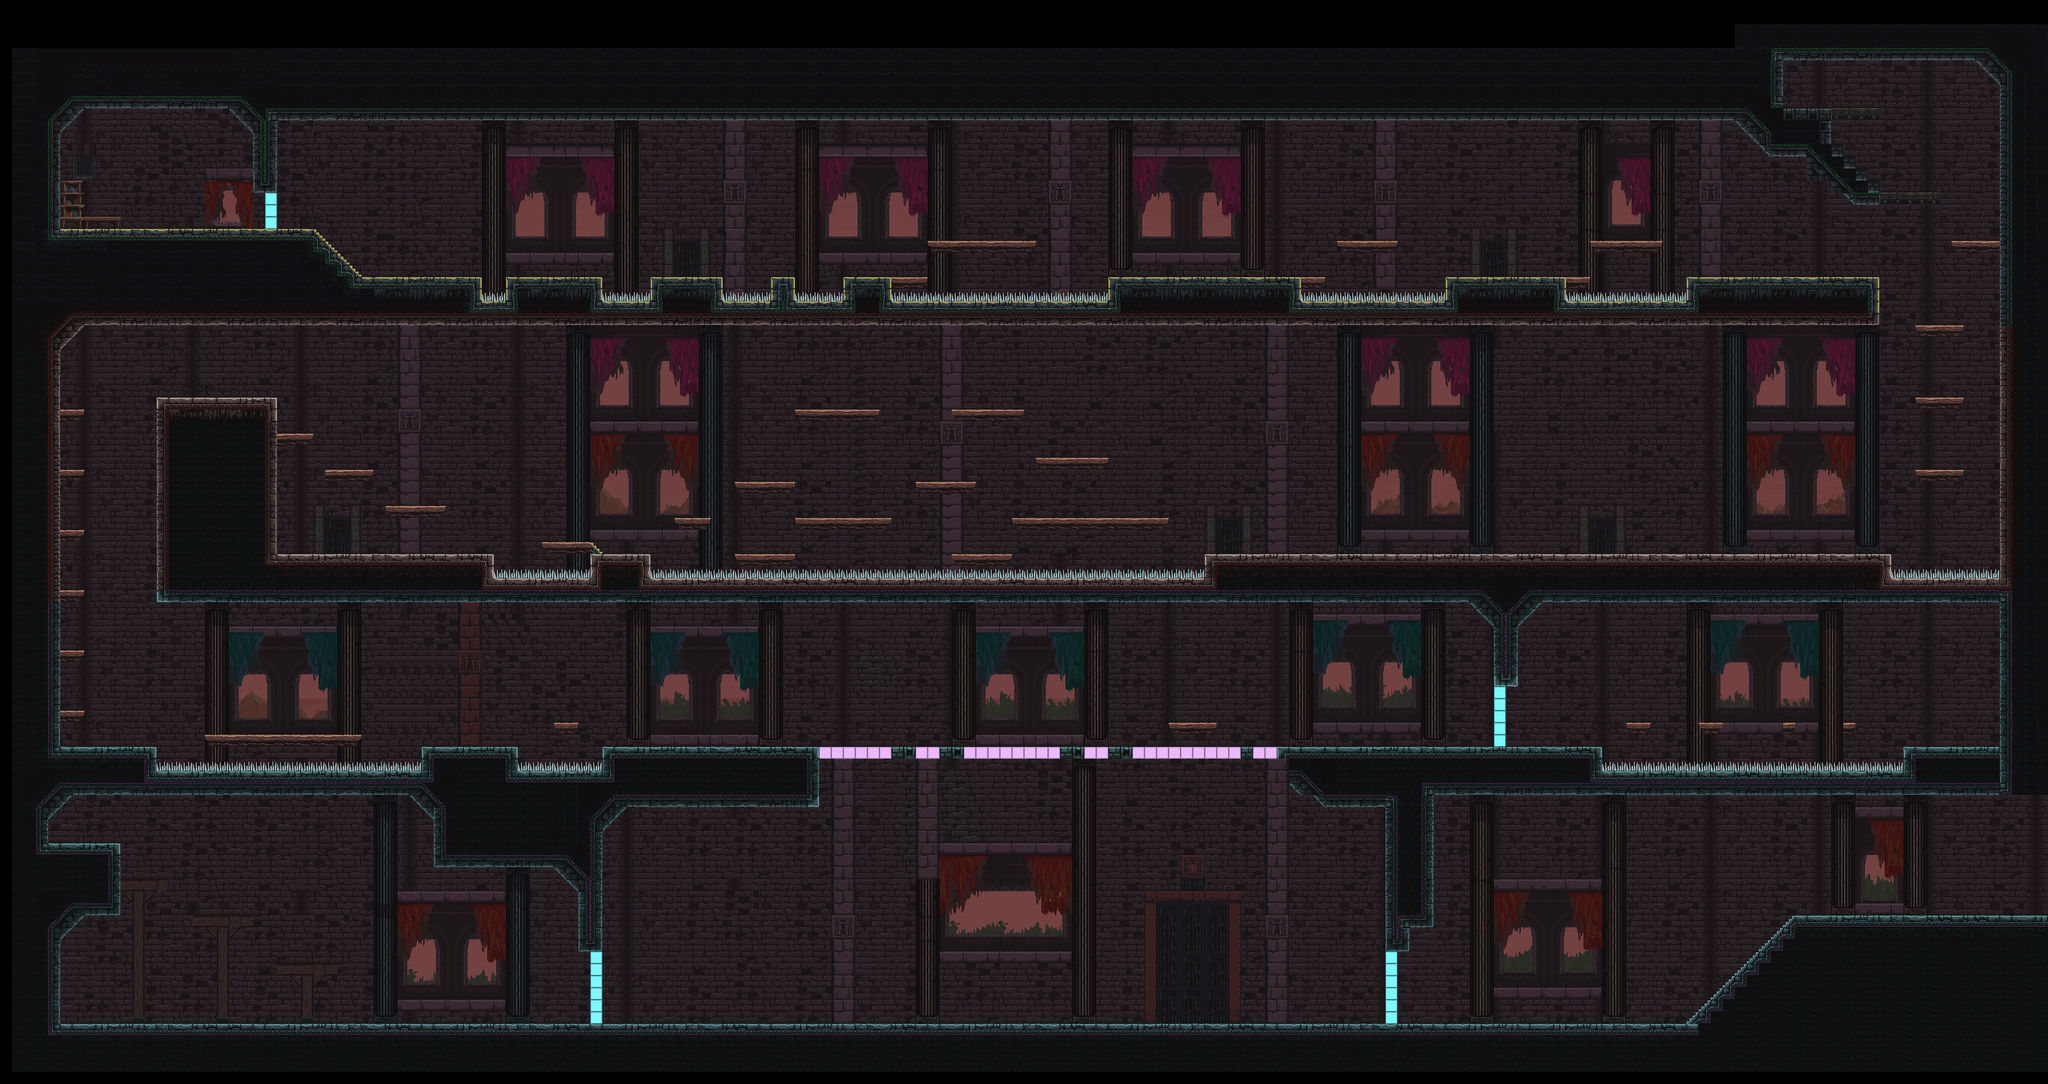

A 2D game scene composited from a Tiled map and its tileset images. What follows is a short description and the map's XML, with each tile layer's data collapsed to a summary:
An orthogonal 170x90 tile map with 16x16 px tiles, 10 tile layers (Cielo, Montanas, Fondo, Decoracion, ...), 6 tilesets and 2 objects.

<map version="1.10" tiledversion="1.10.2" orientation="orthogonal" renderorder="right-down" width="170" height="90" tilewidth="16" tileheight="16" infinite="0" nextlayerid="31" nextobjectid="11">
 <tileset firstgid="1" name="prueba" tilewidth="16" tileheight="16" tilecount="8040" columns="120">
  <image source="prueba.png" width="1920" height="1080" />
 </tileset>
 <tileset firstgid="8041" name="castle" tilewidth="16" tileheight="16" tilecount="10240" columns="128">
  <image source="main_lev_build.png" width="2048" height="1280" />
 </tileset>
 <tileset firstgid="18281" name="other_and_decorative" tilewidth="16" tileheight="16" tilecount="1600" columns="40">
  <image source="other_and_decorative.png" width="640" height="640" />
 </tileset>
 <tileset firstgid="19881" name="cielo" tilewidth="16" tileheight="16" tilecount="624" columns="26">
  <image source="Background/01 background.png" width="426" height="384" />
 </tileset>
 <tileset firstgid="20505" name="bosque" tilewidth="16" tileheight="16" tilecount="624" columns="26">
  <image source="Background/04 background.png" width="426" height="384" />
 </tileset>
 <tileset firstgid="21129" name="montaña" tilewidth="16" tileheight="16" tilecount="624" columns="26">
  <image source="Background/03 background A.png" width="426" height="384" />
 </tileset>
 <layer id="30" name="Cielo" width="170" height="90">
  <data>[15300 cells, 11473 non-empty, 528 distinct tile ids]</data>
 </layer>
 <layer id="25" name="Montanas" width="170" height="90">
  <data>[15300 cells, 370 non-empty, 140 distinct tile ids]</data>
 </layer>
 <layer id="11" name="Fondo" width="170" height="90">
  <data>[15300 cells, 12823 non-empty, 267 distinct tile ids]</data>
 </layer>
 <layer id="22" name="Decoracion" width="170" height="90">
  <data>[15300 cells, 592 non-empty, 124 distinct tile ids]</data>
 </layer>
 <layer id="12" name="Solido" width="170" height="90">
  <data>[15300 cells, 4303 non-empty, 369 distinct tile ids]</data>
 </layer>
 <layer id="18" name="Escalera" width="170" height="90">
  <data>[15300 cells, 28 non-empty, 7 distinct tile ids]</data>
 </layer>
 <layer id="13" name="Pincho" width="170" height="90">
  <data>[15300 cells, 171 non-empty, 1 distinct tile ids]</data>
 </layer>
 <layer id="14" name="Semi" width="170" height="90">
  <data>[15300 cells, 182 non-empty, 18 distinct tile ids]</data>
 </layer>
 <layer id="15" name="Rompible" width="170" height="90">
  <data>[15300 cells, 20 non-empty, 1 distinct tile ids]</data>
 </layer>
 <layer id="16" name="Falso" width="170" height="90">
  <data>[15300 cells, 29 non-empty, 1 distinct tile ids]</data>
 </layer>
 <objectgroup id="8" name="Jugador" visible="0">
  <object id="1" gid="122" x="205.29" y="303.103" width="16" height="32" />
 </objectgroup>
 <objectgroup id="29" name="Meta" visible="0">
  <object id="8" x="2558.5" y="1056.5" width="161.5" height="159.5" />
 </objectgroup>
</map>
